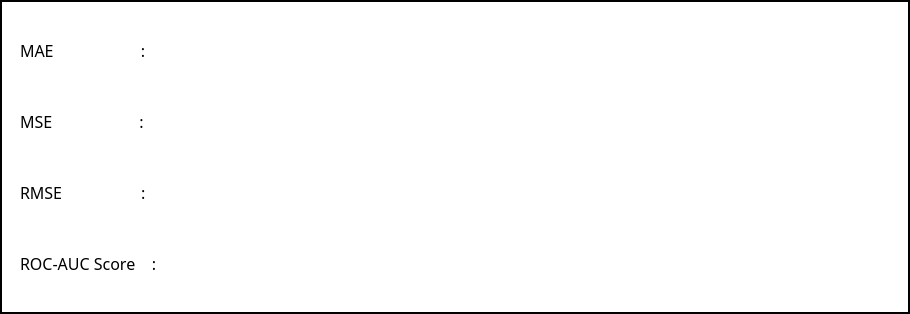
        <widget class="QFrame" name="frame_evaluation_RF">
         <property name="geometry">
          <rect>
           <x>40</x>
           <y>645</y>
           <width>910</width>
           <height>314</height>
          </rect>
         </property>
         <property name="font">
          <font>
           <family>Segoe UI</family>
           <pointsize>15</pointsize>
           <weight>75</weight>
           <bold>true</bold>
          </font>
         </property>
         <property name="styleSheet">
          <string notr="true">background-color: rgb(255, 255, 255);</string>
         </property>
         <property name="frameShape">
          <enum>QFrame::WinPanel</enum>
         </property>
         <widget class="QLineEdit" name="lineEdit_MAE_RF">
          <property name="geometry">
           <rect>
            <x>240</x>
            <y>35</y>
            <width>411</width>
            <height>31</height>
           </rect>
          </property>
          <property name="styleSheet">
           <string notr="true">color: rgb(151, 30, 30);</string>
          </property>
          <property name="frame">
           <bool>false</bool>
          </property>
         </widget>
         <widget class="QLineEdit" name="lineEdit_MSE_RF">
          <property name="geometry">
           <rect>
            <x>240</x>
            <y>106</y>
            <width>411</width>
            <height>31</height>
           </rect>
          </property>
          <property name="styleSheet">
           <string notr="true">color: rgb(151, 30, 30);</string>
          </property>
          <property name="frame">
           <bool>false</bool>
          </property>
         </widget>
         <widget class="QLineEdit" name="lineEdit_RMSE_RF">
          <property name="geometry">
           <rect>
            <x>240</x>
            <y>177</y>
            <width>411</width>
            <height>31</height>
           </rect>
          </property>
          <property name="styleSheet">
           <string notr="true">color: rgb(151, 30, 30);</string>
          </property>
          <property name="frame">
           <bool>false</bool>
          </property>
         </widget>
         <widget class="QLineEdit" name="lineEdit_ROC_RF">
          <property name="geometry">
           <rect>
            <x>240</x>
            <y>248</y>
            <width>411</width>
            <height>31</height>
           </rect>
          </property>
          <property name="styleSheet">
           <string notr="true">color: rgb(151, 30, 30);</string>
          </property>
          <property name="frame">
           <bool>false</bool>
          </property>
         </widget>
         <widget class="QLabel" name="label_115">
          <property name="geometry">
           <rect>
            <x>20</x>
            <y>35</y>
            <width>175</width>
            <height>31</height>
           </rect>
          </property>
          <property name="font">
           <font>
            <family>Segoe UI Semibold</family>
            <pointsize>12</pointsize>
            <weight>50</weight>
            <bold>false</bold>
           </font>
          </property>
          <property name="styleSheet">
           <string notr="true">color: rgb(0, 0, 0);</string>
          </property>
          <property name="text">
           <string>MAE                     :</string>
          </property>
          <property name="scaledContents">
           <bool>true</bool>
          </property>
         </widget>
         <widget class="QLabel" name="label_116">
          <property name="geometry">
           <rect>
            <x>20</x>
            <y>106</y>
            <width>175</width>
            <height>31</height>
           </rect>
          </property>
          <property name="font">
           <font>
            <family>Segoe UI Semibold</family>
            <pointsize>12</pointsize>
            <weight>50</weight>
            <bold>false</bold>
           </font>
          </property>
          <property name="styleSheet">
           <string notr="true">color: rgb(0, 0, 0);</string>
          </property>
          <property name="text">
           <string>MSE                     :</string>
          </property>
          <property name="scaledContents">
           <bool>true</bool>
          </property>
         </widget>
         <widget class="QLabel" name="label_117">
          <property name="geometry">
           <rect>
            <x>20</x>
            <y>177</y>
            <width>175</width>
            <height>31</height>
           </rect>
          </property>
          <property name="font">
           <font>
            <family>Segoe UI Semibold</family>
            <pointsize>12</pointsize>
            <weight>50</weight>
            <bold>false</bold>
           </font>
          </property>
          <property name="styleSheet">
           <string notr="true">color: rgb(0, 0, 0);</string>
          </property>
          <property name="text">
           <string>RMSE                   :</string>
          </property>
          <property name="scaledContents">
           <bool>true</bool>
          </property>
         </widget>
         <widget class="QLabel" name="label_118">
          <property name="geometry">
           <rect>
            <x>20</x>
            <y>248</y>
            <width>175</width>
            <height>31</height>
           </rect>
          </property>
          <property name="font">
           <font>
            <family>Segoe UI Semibold</family>
            <pointsize>12</pointsize>
            <weight>50</weight>
            <bold>false</bold>
           </font>
          </property>
          <property name="styleSheet">
           <string notr="true">color: rgb(0, 0, 0);</string>
          </property>
          <property name="text">
           <string>ROC-AUC Score    :</string>
          </property>
          <property name="scaledContents">
           <bool>true</bool>
          </property>
         </widget>
         <widget class="QLabel" name="label_119">
          <property name="geometry">
           <rect>
            <x>230</x>
            <y>30</y>
            <width>431</width>
            <height>41</height>
           </rect>
          </property>
          <property name="text">
           <string/>
          </property>
          <property name="pixmap">
           <pixmap>../Images/text_label.png</pixmap>
          </property>
          <property name="scaledContents">
           <bool>true</bool>
          </property>
         </widget>
         <widget class="QLabel" name="label_120">
          <property name="geometry">
           <rect>
            <x>230</x>
            <y>101</y>
            <width>431</width>
            <height>41</height>
           </rect>
          </property>
          <property name="text">
           <string/>
          </property>
          <property name="pixmap">
           <pixmap>../Images/text_label.png</pixmap>
          </property>
          <property name="scaledContents">
           <bool>true</bool>
          </property>
         </widget>
         <widget class="QLabel" name="label_121">
          <property name="geometry">
           <rect>
            <x>230</x>
            <y>172</y>
            <width>431</width>
            <height>41</height>
           </rect>
          </property>
          <property name="text">
           <string/>
          </property>
          <property name="pixmap">
           <pixmap>../Images/text_label.png</pixmap>
          </property>
          <property name="scaledContents">
           <bool>true</bool>
          </property>
         </widget>
         <widget class="QLabel" name="label_122">
          <property name="geometry">
           <rect>
            <x>230</x>
            <y>243</y>
            <width>431</width>
            <height>41</height>
           </rect>
          </property>
          <property name="text">
           <string/>
          </property>
          <property name="pixmap">
           <pixmap>../Images/text_label.png</pixmap>
          </property>
          <property name="scaledContents">
           <bool>true</bool>
          </property>
         </widget>
         <zorder>label_122</zorder>
         <zorder>label_121</zorder>
         <zorder>label_119</zorder>
         <zorder>label_120</zorder>
         <zorder>lineEdit_MAE_RF</zorder>
         <zorder>lineEdit_MSE_RF</zorder>
         <zorder>lineEdit_RMSE_RF</zorder>
         <zorder>lineEdit_ROC_RF</zorder>
         <zorder>label_115</zorder>
         <zorder>label_116</zorder>
         <zorder>label_117</zorder>
         <zorder>label_118</zorder>
        </widget>
